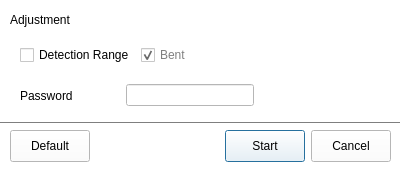
<?xml version="1.0" encoding="UTF-8"?>
<ui version="4.0">
 <class>QAdvancedSettingWidget</class>
 <widget class="QDialog" name="QAdvancedSettingWidget">
  <property name="geometry">
   <rect>
    <x>0</x>
    <y>0</y>
    <width>400</width>
    <height>170</height>
   </rect>
  </property>
  <property name="palette">
   <palette>
    <active>
     <colorrole role="WindowText">
      <brush brushstyle="SolidPattern">
       <color alpha="255">
        <red>0</red>
        <green>0</green>
        <blue>0</blue>
       </color>
      </brush>
     </colorrole>
     <colorrole role="Button">
      <brush brushstyle="SolidPattern">
       <color alpha="255">
        <red>255</red>
        <green>255</green>
        <blue>255</blue>
       </color>
      </brush>
     </colorrole>
     <colorrole role="Light">
      <brush brushstyle="SolidPattern">
       <color alpha="255">
        <red>255</red>
        <green>255</green>
        <blue>255</blue>
       </color>
      </brush>
     </colorrole>
     <colorrole role="Midlight">
      <brush brushstyle="SolidPattern">
       <color alpha="255">
        <red>255</red>
        <green>255</green>
        <blue>255</blue>
       </color>
      </brush>
     </colorrole>
     <colorrole role="Dark">
      <brush brushstyle="SolidPattern">
       <color alpha="255">
        <red>127</red>
        <green>127</green>
        <blue>127</blue>
       </color>
      </brush>
     </colorrole>
     <colorrole role="Mid">
      <brush brushstyle="SolidPattern">
       <color alpha="255">
        <red>170</red>
        <green>170</green>
        <blue>170</blue>
       </color>
      </brush>
     </colorrole>
     <colorrole role="Text">
      <brush brushstyle="SolidPattern">
       <color alpha="255">
        <red>0</red>
        <green>0</green>
        <blue>0</blue>
       </color>
      </brush>
     </colorrole>
     <colorrole role="BrightText">
      <brush brushstyle="SolidPattern">
       <color alpha="255">
        <red>255</red>
        <green>255</green>
        <blue>255</blue>
       </color>
      </brush>
     </colorrole>
     <colorrole role="ButtonText">
      <brush brushstyle="SolidPattern">
       <color alpha="255">
        <red>0</red>
        <green>0</green>
        <blue>0</blue>
       </color>
      </brush>
     </colorrole>
     <colorrole role="Base">
      <brush brushstyle="SolidPattern">
       <color alpha="255">
        <red>255</red>
        <green>255</green>
        <blue>255</blue>
       </color>
      </brush>
     </colorrole>
     <colorrole role="Window">
      <brush brushstyle="SolidPattern">
       <color alpha="255">
        <red>255</red>
        <green>255</green>
        <blue>255</blue>
       </color>
      </brush>
     </colorrole>
     <colorrole role="Shadow">
      <brush brushstyle="SolidPattern">
       <color alpha="255">
        <red>0</red>
        <green>0</green>
        <blue>0</blue>
       </color>
      </brush>
     </colorrole>
     <colorrole role="AlternateBase">
      <brush brushstyle="SolidPattern">
       <color alpha="255">
        <red>255</red>
        <green>255</green>
        <blue>255</blue>
       </color>
      </brush>
     </colorrole>
     <colorrole role="ToolTipBase">
      <brush brushstyle="SolidPattern">
       <color alpha="255">
        <red>255</red>
        <green>255</green>
        <blue>220</blue>
       </color>
      </brush>
     </colorrole>
     <colorrole role="ToolTipText">
      <brush brushstyle="SolidPattern">
       <color alpha="255">
        <red>0</red>
        <green>0</green>
        <blue>0</blue>
       </color>
      </brush>
     </colorrole>
    </active>
    <inactive>
     <colorrole role="WindowText">
      <brush brushstyle="SolidPattern">
       <color alpha="255">
        <red>0</red>
        <green>0</green>
        <blue>0</blue>
       </color>
      </brush>
     </colorrole>
     <colorrole role="Button">
      <brush brushstyle="SolidPattern">
       <color alpha="255">
        <red>255</red>
        <green>255</green>
        <blue>255</blue>
       </color>
      </brush>
     </colorrole>
     <colorrole role="Light">
      <brush brushstyle="SolidPattern">
       <color alpha="255">
        <red>255</red>
        <green>255</green>
        <blue>255</blue>
       </color>
      </brush>
     </colorrole>
     <colorrole role="Midlight">
      <brush brushstyle="SolidPattern">
       <color alpha="255">
        <red>255</red>
        <green>255</green>
        <blue>255</blue>
       </color>
      </brush>
     </colorrole>
     <colorrole role="Dark">
      <brush brushstyle="SolidPattern">
       <color alpha="255">
        <red>127</red>
        <green>127</green>
        <blue>127</blue>
       </color>
      </brush>
     </colorrole>
     <colorrole role="Mid">
      <brush brushstyle="SolidPattern">
       <color alpha="255">
        <red>170</red>
        <green>170</green>
        <blue>170</blue>
       </color>
      </brush>
     </colorrole>
     <colorrole role="Text">
      <brush brushstyle="SolidPattern">
       <color alpha="255">
        <red>0</red>
        <green>0</green>
        <blue>0</blue>
       </color>
      </brush>
     </colorrole>
     <colorrole role="BrightText">
      <brush brushstyle="SolidPattern">
       <color alpha="255">
        <red>255</red>
        <green>255</green>
        <blue>255</blue>
       </color>
      </brush>
     </colorrole>
     <colorrole role="ButtonText">
      <brush brushstyle="SolidPattern">
       <color alpha="255">
        <red>0</red>
        <green>0</green>
        <blue>0</blue>
       </color>
      </brush>
     </colorrole>
     <colorrole role="Base">
      <brush brushstyle="SolidPattern">
       <color alpha="255">
        <red>255</red>
        <green>255</green>
        <blue>255</blue>
       </color>
      </brush>
     </colorrole>
     <colorrole role="Window">
      <brush brushstyle="SolidPattern">
       <color alpha="255">
        <red>255</red>
        <green>255</green>
        <blue>255</blue>
       </color>
      </brush>
     </colorrole>
     <colorrole role="Shadow">
      <brush brushstyle="SolidPattern">
       <color alpha="255">
        <red>0</red>
        <green>0</green>
        <blue>0</blue>
       </color>
      </brush>
     </colorrole>
     <colorrole role="AlternateBase">
      <brush brushstyle="SolidPattern">
       <color alpha="255">
        <red>255</red>
        <green>255</green>
        <blue>255</blue>
       </color>
      </brush>
     </colorrole>
     <colorrole role="ToolTipBase">
      <brush brushstyle="SolidPattern">
       <color alpha="255">
        <red>255</red>
        <green>255</green>
        <blue>220</blue>
       </color>
      </brush>
     </colorrole>
     <colorrole role="ToolTipText">
      <brush brushstyle="SolidPattern">
       <color alpha="255">
        <red>0</red>
        <green>0</green>
        <blue>0</blue>
       </color>
      </brush>
     </colorrole>
    </inactive>
    <disabled>
     <colorrole role="WindowText">
      <brush brushstyle="SolidPattern">
       <color alpha="255">
        <red>127</red>
        <green>127</green>
        <blue>127</blue>
       </color>
      </brush>
     </colorrole>
     <colorrole role="Button">
      <brush brushstyle="SolidPattern">
       <color alpha="255">
        <red>255</red>
        <green>255</green>
        <blue>255</blue>
       </color>
      </brush>
     </colorrole>
     <colorrole role="Light">
      <brush brushstyle="SolidPattern">
       <color alpha="255">
        <red>255</red>
        <green>255</green>
        <blue>255</blue>
       </color>
      </brush>
     </colorrole>
     <colorrole role="Midlight">
      <brush brushstyle="SolidPattern">
       <color alpha="255">
        <red>255</red>
        <green>255</green>
        <blue>255</blue>
       </color>
      </brush>
     </colorrole>
     <colorrole role="Dark">
      <brush brushstyle="SolidPattern">
       <color alpha="255">
        <red>127</red>
        <green>127</green>
        <blue>127</blue>
       </color>
      </brush>
     </colorrole>
     <colorrole role="Mid">
      <brush brushstyle="SolidPattern">
       <color alpha="255">
        <red>170</red>
        <green>170</green>
        <blue>170</blue>
       </color>
      </brush>
     </colorrole>
     <colorrole role="Text">
      <brush brushstyle="SolidPattern">
       <color alpha="255">
        <red>127</red>
        <green>127</green>
        <blue>127</blue>
       </color>
      </brush>
     </colorrole>
     <colorrole role="BrightText">
      <brush brushstyle="SolidPattern">
       <color alpha="255">
        <red>255</red>
        <green>255</green>
        <blue>255</blue>
       </color>
      </brush>
     </colorrole>
     <colorrole role="ButtonText">
      <brush brushstyle="SolidPattern">
       <color alpha="255">
        <red>127</red>
        <green>127</green>
        <blue>127</blue>
       </color>
      </brush>
     </colorrole>
     <colorrole role="Base">
      <brush brushstyle="SolidPattern">
       <color alpha="255">
        <red>255</red>
        <green>255</green>
        <blue>255</blue>
       </color>
      </brush>
     </colorrole>
     <colorrole role="Window">
      <brush brushstyle="SolidPattern">
       <color alpha="255">
        <red>255</red>
        <green>255</green>
        <blue>255</blue>
       </color>
      </brush>
     </colorrole>
     <colorrole role="Shadow">
      <brush brushstyle="SolidPattern">
       <color alpha="255">
        <red>0</red>
        <green>0</green>
        <blue>0</blue>
       </color>
      </brush>
     </colorrole>
     <colorrole role="AlternateBase">
      <brush brushstyle="SolidPattern">
       <color alpha="255">
        <red>255</red>
        <green>255</green>
        <blue>255</blue>
       </color>
      </brush>
     </colorrole>
     <colorrole role="ToolTipBase">
      <brush brushstyle="SolidPattern">
       <color alpha="255">
        <red>255</red>
        <green>255</green>
        <blue>220</blue>
       </color>
      </brush>
     </colorrole>
     <colorrole role="ToolTipText">
      <brush brushstyle="SolidPattern">
       <color alpha="255">
        <red>0</red>
        <green>0</green>
        <blue>0</blue>
       </color>
      </brush>
     </colorrole>
    </disabled>
   </palette>
  </property>
  <property name="windowTitle">
   <string>Advanced</string>
  </property>
  <property name="windowIcon">
   <iconset resource="T3kCfgRes.qrc">
    <normaloff>:/T3kCfgRes/resources/PNG_ICON_SETTING.png</normaloff>:/T3kCfgRes/resources/PNG_ICON_SETTING.png</iconset>
  </property>
  <widget class="QUnderlineLabel" name="TitleAdvanced">
   <property name="geometry">
    <rect>
     <x>10</x>
     <y>10</y>
     <width>380</width>
     <height>20</height>
    </rect>
   </property>
   <property name="sizePolicy">
    <sizepolicy hsizetype="Expanding" vsizetype="Preferred">
     <horstretch>0</horstretch>
     <verstretch>0</verstretch>
    </sizepolicy>
   </property>
   <property name="text">
    <string>Adjustment</string>
   </property>
  </widget>
  <widget class="QWidget" name="horizontalLayoutWidget">
   <property name="geometry">
    <rect>
     <x>10</x>
     <y>130</y>
     <width>381</width>
     <height>32</height>
    </rect>
   </property>
   <layout class="QHBoxLayout" name="ButtonLayout">
    <item>
     <widget class="QPushButton" name="BtnDefault">
      <property name="sizePolicy">
       <sizepolicy hsizetype="Minimum" vsizetype="Preferred">
        <horstretch>0</horstretch>
        <verstretch>0</verstretch>
       </sizepolicy>
      </property>
      <property name="cursor">
       <cursorShape>PointingHandCursor</cursorShape>
      </property>
      <property name="text">
       <string>Default</string>
      </property>
      <property name="autoDefault">
       <bool>false</bool>
      </property>
     </widget>
    </item>
    <item>
     <spacer name="HSpacer2">
      <property name="orientation">
       <enum>Qt::Horizontal</enum>
      </property>
      <property name="sizeHint" stdset="0">
       <size>
        <width>40</width>
        <height>20</height>
       </size>
      </property>
     </spacer>
    </item>
    <item>
     <widget class="QPushButton" name="BtnStart">
      <property name="sizePolicy">
       <sizepolicy hsizetype="Minimum" vsizetype="Preferred">
        <horstretch>0</horstretch>
        <verstretch>0</verstretch>
       </sizepolicy>
      </property>
      <property name="cursor">
       <cursorShape>PointingHandCursor</cursorShape>
      </property>
      <property name="text">
       <string>Start</string>
      </property>
     </widget>
    </item>
    <item>
     <widget class="QPushButton" name="BtnCancel">
      <property name="sizePolicy">
       <sizepolicy hsizetype="Minimum" vsizetype="Preferred">
        <horstretch>0</horstretch>
        <verstretch>0</verstretch>
       </sizepolicy>
      </property>
      <property name="cursor">
       <cursorShape>PointingHandCursor</cursorShape>
      </property>
      <property name="text">
       <string>Cancel</string>
      </property>
      <property name="autoDefault">
       <bool>false</bool>
      </property>
     </widget>
    </item>
   </layout>
  </widget>
  <widget class="QWidget" name="horizontalLayoutWidget_2">
   <property name="geometry">
    <rect>
     <x>20</x>
     <y>80</y>
     <width>361</width>
     <height>31</height>
    </rect>
   </property>
   <layout class="QHBoxLayout" name="PasswordLayout">
    <item>
     <widget class="QLabel" name="LbPassword">
      <property name="minimumSize">
       <size>
        <width>100</width>
        <height>0</height>
       </size>
      </property>
      <property name="text">
       <string>Password</string>
      </property>
     </widget>
    </item>
    <item>
     <widget class="QLineEdit" name="EditPassword">
      <property name="minimumSize">
       <size>
        <width>0</width>
        <height>0</height>
       </size>
      </property>
      <property name="echoMode">
       <enum>QLineEdit::PasswordEchoOnEdit</enum>
      </property>
     </widget>
    </item>
    <item>
     <spacer name="HSpacer1">
      <property name="orientation">
       <enum>Qt::Horizontal</enum>
      </property>
      <property name="sizeHint" stdset="0">
       <size>
        <width>40</width>
        <height>20</height>
       </size>
      </property>
     </spacer>
    </item>
   </layout>
  </widget>
  <widget class="Line" name="line">
   <property name="geometry">
    <rect>
     <x>0</x>
     <y>115</y>
     <width>401</width>
     <height>16</height>
    </rect>
   </property>
   <property name="orientation">
    <enum>Qt::Horizontal</enum>
   </property>
  </widget>
  <widget class="QWidget" name="horizontalLayoutWidget_3">
   <property name="geometry">
    <rect>
     <x>20</x>
     <y>40</y>
     <width>361</width>
     <height>31</height>
    </rect>
   </property>
   <layout class="QHBoxLayout" name="horizontalLayout">
    <item>
     <widget class="QCheckBox" name="ChkDetection">
      <property name="cursor">
       <cursorShape>PointingHandCursor</cursorShape>
      </property>
      <property name="text">
       <string>Detection Range</string>
      </property>
     </widget>
    </item>
    <item>
     <widget class="QCheckBox" name="ChkBent">
      <property name="enabled">
       <bool>false</bool>
      </property>
      <property name="text">
       <string>Bent</string>
      </property>
      <property name="checkable">
       <bool>true</bool>
      </property>
      <property name="checked">
       <bool>true</bool>
      </property>
     </widget>
    </item>
    <item>
     <spacer name="horizontalSpacer">
      <property name="orientation">
       <enum>Qt::Horizontal</enum>
      </property>
      <property name="sizeHint" stdset="0">
       <size>
        <width>40</width>
        <height>20</height>
       </size>
      </property>
     </spacer>
    </item>
   </layout>
  </widget>
 </widget>
 <customwidgets>
  <customwidget>
   <class>QUnderlineLabel</class>
   <extends>QLabel</extends>
   <header>ui/UnderlineLabel.h</header>
   <container>1</container>
  </customwidget>
 </customwidgets>
 <tabstops>
  <tabstop>EditPassword</tabstop>
  <tabstop>BtnDefault</tabstop>
  <tabstop>BtnStart</tabstop>
  <tabstop>BtnCancel</tabstop>
 </tabstops>
 <resources>
  <include location="T3kCfgRes.qrc"/>
 </resources>
 <connections/>
</ui>
